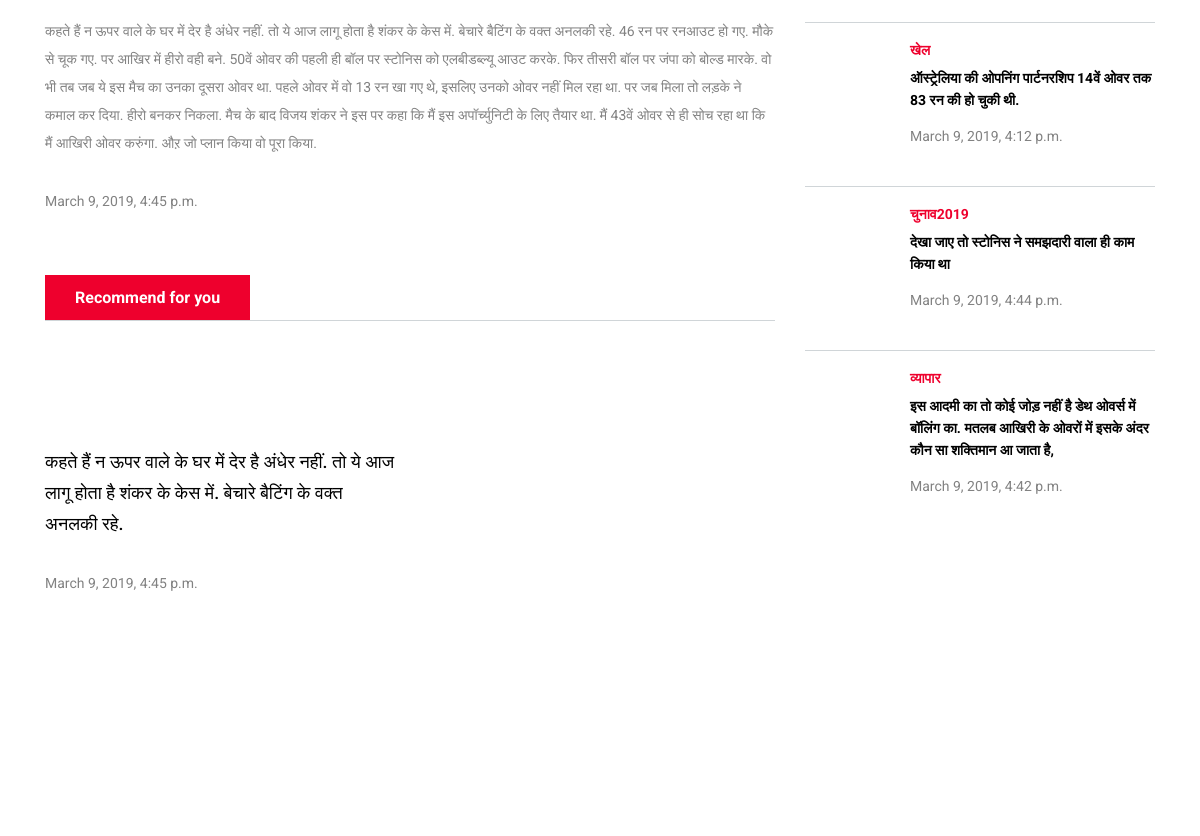
Before: /movie_detail/t-shirt9/ (middle part) with the older database file.
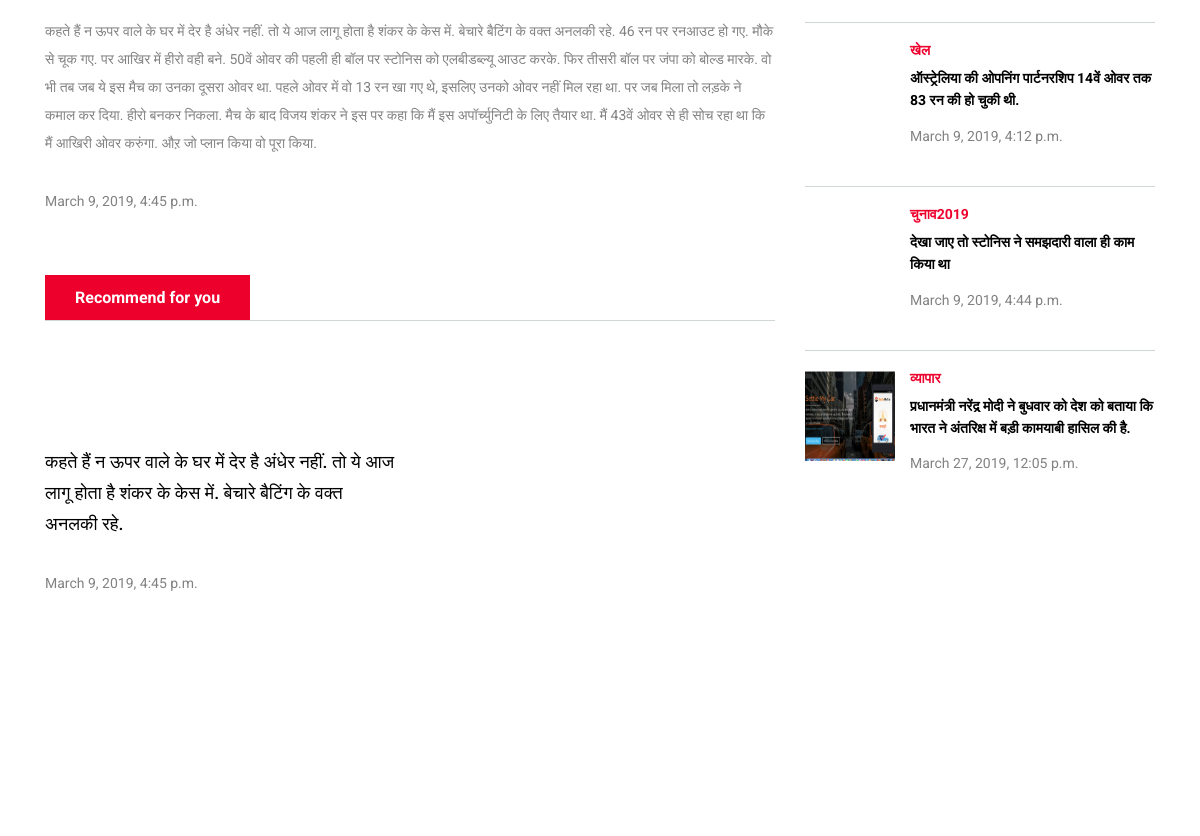
After: the same page with the newer database file.
### home/models.py (models this page shows, shortened)
class Movie(models.Model):
    title = models.CharField(max_length=120,null=False)
    slug = models.SlugField(blank=True,null=True,unique=True,default=None)
    description = models.TextField(null=False)
    image = models.ImageField(upload_to='upload_image_path',null=False,blank=False,default="default.jpg")
    author = models.CharField(max_length=90,null=False,default=None)
    date = models.DateTimeField(default=None,blank=True)
    featured = models.BooleanField(default=None,null=True)
    def get_absolute_url(self):
        return reverse("home:movie_detail",kwargs={'slug':self.slug})

class Sport(models.Model):
    title = models.CharField(max_length=120,null=False)
    slug = models.SlugField(blank=True,null=True,unique=True,default=None)
    description = models.TextField(null=False)
    image = models.ImageField(upload_to='upload_image_path',null=False,blank=False,default="default.jpg")
    author = models.CharField(max_length=90,null=False,default=None)
    date = models.DateTimeField(default=None,blank=True)
    featured = models.BooleanField(default=None,null=True)
    def get_absolute_url(self):
        return reverse("home:sport_detail",kwargs={'slug':self.slug})

class Election(models.Model):
    title = models.CharField(max_length=120,null=False)
    slug = models.SlugField(blank=True,null=True,unique=True,default=None)
    description = models.TextField(null=False)
    image = models.ImageField(upload_to='upload_image_path',null=False,blank=False,default="default.jpg")
    author = models.CharField(max_length=90,null=False,default=None)
    date = models.DateTimeField(default=None,blank=True)
    featured = models.BooleanField(default=None,null=True)
    def get_absolute_url(self):
        return reverse("home:election_detail",kwargs={'slug':self.slug})

class Business(models.Model):
    title = models.CharField(max_length=120,null=False)
    slug = models.SlugField(blank=True,null=True,unique=True,default=None)
    description = models.TextField(null=False)
    image = models.ImageField(upload_to='upload_image_path',null=False,blank=False,default="default.jpg")
    author = models.CharField(max_length=90,null=False,default=None)
    date = models.DateTimeField(default=None,blank=True)
    featured = models.BooleanField(default=None,null=True)
    def get_absolute_url(self):
        return reverse("home:business_detail",kwargs={'slug':self.slug})

### home/views.py (the view)
# urls.py: path('movie_detail/<slug>/',views.movie_detail,name='movie_detail'),
def movie_detail(request, slug):
    detail2 = get_object_or_404(Movie, slug=slug)
    queryset0 = list(TopNews.objects.all())
    queryset1 = list(PopluarPostNews.objects.all())
    queryset3 = list(News.objects.filter().order_by('-id'))[:1]
    queryset4 = list(Politics.objects.filter().order_by('-id'))[:1]
    queryset5 = list(Movie.objects.filter().order_by('-id'))[:1]
    queryset6 = list(Sport.objects.filter().order_by('-id'))[:1]
    queryset7 = list(Election.objects.filter().order_by('-id'))[:1]
    queryset8 = list(Business.objects.filter().order_by('-id'))[:1]
    context = {
        'detail2':detail2,
        'queryset0':queryset0,
        'queryset1':queryset1,
        'queryset3':queryset3,
        'queryset4':queryset4,
        'queryset5':queryset5,
        'queryset6':queryset6,
        'queryset7':queryset7,
        'queryset8':queryset8,
    }
    return render(request, 'home/news_detail.html', context)

### home/models.py (called while the page is built)
    def get_absolute_url(self):
        return reverse("home:topnews",kwargs={'slug':self.slug})

    def get_absolute_url(self):
        return reverse("home:popularnews",kwargs={'slug':self.slug})

    def get_absolute_url(self):
        return reverse("home:news_detail",kwargs={'slug':self.slug})

    def get_absolute_url(self):
        return reverse("home:politics_detail",kwargs={'slug':self.slug})

### home/templates/home/news_detail.html (shortened to what this page needs)
{% extends 'detail.html' %}
{% block detail %}
<div class="single-blog-post featured-post single-post">
    <div class="post-data">
        <div class="post-meta">
           <p> {{ detail2.description|linebreaks }}
        </p>
        <p>{{ detail2.date }}</p>
        </div>
    </div>
</div>
{% endblock %}

### home/templates/detail.html (shortened to what this page needs)
{% extends 'base.html' %}
{% load static %}
{% block content %}
    <div class="blog-area section-padding-0-80">
        <div class="container">
            <div class="row">
                <div class="col-12 col-lg-8">
                    <div class="blog-posts-area">
                     {% block detail %}
                     {% endblock %}
                        <div class="section-heading">
                            <h6>Recommend for you</h6>
                        </div>
                        <div class="row">
                            {% for item in queryset5|slice:"-1:-5:-1"%}
                            <div class="col-12 col-md-6">
                                <div class="single-blog-post style-3 mb-80">
                                    <div class="post-thumb">
                                        <a href="{{ item.get_absolute_url }}"><img src="{{ item.image.url }}" alt=""></a>
                                    </div>
                                    <div class="post-data">
                                        <a href="{{ item.get_absolute_url }}" class="post-title">
                                            <h6>{{ item.title }}</h6>
                                        </a>
                                        <p>{{ item.date }}</p>
                                    </div>
                                </div>
                            </div>
                            {% endfor %}
                        </div>
                       </div>
                </div>
                <div class="col-12 col-lg-4">
                    <div class="blog-sidebar-area">
                        <div class="latest-posts-widget mb-50">
                            {% for item in queryset5 %}
                            <div class="single-blog-post small-featured-post d-flex">
                            </div>
                            {% endfor %}
                            {% for item in queryset6 %}
                            <div class="single-blog-post small-featured-post d-flex">
                                <div class="post-thumb">
                                    <a href="{{ item.get_absolute_url }}"><img style="height:90px;" src="{{ item.image.url }}" alt=""></a>
                                </div>
                                <div class="post-data">
                                    <a href="{% url 'home:politics' %}" class="post-catagory">खेल </a>
                                    <div class="post-meta">
                                        <a href="{{ item.get_absolute_url }}" class="post-title">
                                            <h6>{{ item.title }}</h6>
                                        </a>
                                        <p>{{ item.date }}</p>
                                    </div>
                                </div>
                            </div>
                            {% endfor %}
                            {% for item in queryset7 %}
                            <div class="single-blog-post small-featured-post d-flex">
                                <div class="post-thumb">
                                    <a href="{{ item.get_absolute_url }}"><img style="height:90px;" src="{{ item.image.url }}" alt=""></a>
                                </div>
                                <div class="post-data">
                                    <a href="{% url 'home:politics' %}" class="post-catagory">चुनाव2019</a>
                                    <div class="post-meta">
                                        <a href="{{ item.get_absolute_url }}" class="post-title">
                                            <h6>{{ item.title }}</h6>
                                        </a>
                                        <p>{{ item.date }}</p>
                                    </div>
                                </div>
                            </div>
                            {% endfor %}
                            {% for item in queryset8 %}
                            <div class="single-blog-post small-featured-post d-flex">
                                <div class="post-thumb">
                                    <a href="{{ item.get_absolute_url }}"><img style="height:90px;" src="{{ item.image.url }}" alt=""></a>
                                </div>
                                <div class="post-data">
                                    <a href="{% url 'home:business' %}" class="post-catagory">व्यापार </a>
                                    <div class="post-meta">
                                        <a href="{{ item.get_absolute_url }}" class="post-title">
                                            <h6>{{ item.title }}</h6>
                                        </a>
                                        <p>{{ item.date }}</p>
                                    </div>
                                </div>
                            </div>
                        </div>
                        {% endfor %}
                    </div>
                </div>
            </div>
        </div>
    </div>
{% endblock %}

### templates/base.html (shortened to what this page needs)
<!DOCTYPE html>
<html lang="en">
<head>
    {% load static %}
    <link rel="stylesheet" href="{% static 'css/main.css' %}">
    <link rel="stylesheet" href="{% static 'css/animate.css' %}">
    <link rel="stylesheet" href="{% static 'css/bootstrap.min.css' %}">
    <link rel="stylesheet" href="{% static 'css/classy-nav.min.css' %}">
    <link rel="stylesheet" href="{% static 'css/custom-icon.css' %}">
    <link rel="stylesheet" href="{% static 'css/font-awesome.min.css' %}">
    <link rel="stylesheet" href="{% static 'css/magnific-popup.css' %}">
    <link rel="stylesheet" href="{% static 'css/nice-select.min.css' %}">
    <link rel="stylesheet" href="{% static 'css/owl.carousel.min.css' %}">
</head>
<body>
    {% block content %}
    {% endblock %}
    <div class="footer-add-area">
    </div>
</body>
</html>

### home/static/css/main.css (style rules this page uses)
* { margin: 0; padding: 0; }
body { font-family: "Roboto", sans-serif; font-size: 14px; }
h1, h2, h3, h4, h5, h6 { color: #152535; line-height: 1.3; font-weight: 700; }
p { color: #828282; font-size: 14px; line-height: 2; font-weight: 400; }
a, a:hover, a:focus { -webkit-transition-duration: 500ms; transition-duration: 500ms; text-decoration: none; outline: 0 solid transparent; color: #1c1c1c; font-weight: 500; font-size: 14px; color: #828282; }
img { height: auto; max-width: 100%; }
.mb-50 { margin-bottom: 50px !important; }
.mb-80 { margin-bottom: 80px !important; }
.section-padding-0-80 { padding-top: 0; padding-bottom: 80px; }
.section-heading { position: relative; z-index: 1; margin-bottom: 90px; border-bottom: 1px solid #d0d5d8; }
.section-heading h6 { font-size: 16px; margin-bottom: 0; line-height: 45px; height: 45px; min-width: 140px; padding: 0 30px; background-color: #ee002d; color: #fff; font-weight: 700; display: inline-block; text-align: center; }
.single-blog-post { position: relative; z-index: 1; }
.single-blog-post .post-thumb a { display: block; }
.single-blog-post .post-data { padding: 30px 0; }
.single-blog-post .post-data .post-catagory { font-size: 14px; color: #ee002d; text-transform: uppercase; font-weight: 700; margin-bottom: 10px; display: block; }
.single-blog-post .post-data .post-title { display: block; color: #000; text-decoration: none; }
.single-blog-post .post-data .post-title h6 { -webkit-transition-duration: 500ms; transition-duration: 500ms; line-height: 1.9; }
.single-blog-post.style-3 { margin-bottom: 15px; }
.single-blog-post.style-3 .post-data { padding: 15px 0; }
.single-blog-post.style-3 .post-data .post-title h6 { font-size: 18px; line-height: 1.7; margin-bottom: 30px; }
.single-blog-post.featured-post { position: relative; z-index: 1; }
.single-blog-post.featured-post .post-data { padding: 30px 0; }
.single-blog-post.featured-post.single-post .post-data { padding: 30px 0; }
.single-blog-post.featured-post.single-post .post-data p { margin-bottom: 30px; }
.single-blog-post.small-featured-post { position: relative; z-index: 1; border-bottom: 1px solid #d0d5d8; padding: 20px 0; }
.single-blog-post.small-featured-post .post-thumb { -webkit-box-flex: 0; -ms-flex: 0 0 90px; flex: 0 0 90px; max-width: 90px; width: 90px; margin-right: 15px; }
.single-blog-post.small-featured-post .post-data { padding: 0; }
.single-blog-post.small-featured-post .post-data .post-catagory { margin-bottom: 10px; line-height: 1; }
.single-blog-post.small-featured-post .post-data .post-title h6 { font-size: 14px; line-height: 1.6; margin-bottom: 10px; font-weight: 700; }
.single-blog-post.small-featured-post:last-child { padding-bottom: 0; border-bottom: none; }
.footer-add-area { position: relative; z-index: 1; padding: 50px 0; }

Changed rows visible on the page:
no longer on this page (row unchanged): Business: title "इस आदमी का तो कोई जोड़ नहीं है डेथ ओवर्स में बॉलिंग का. मतलब आखिरी के ओवरों में इसके अंदर कौन सा शक्तिमान आ जाता है,", date "March 9, 2019, 4:42 p.m."
added Business: image (picture), title "प्रधानमंत्री नरेंद्र मोदी ने बुधवार को देश को बताया कि भारत ने अंतरिक्ष में बड़ी कामयाबी हासिल की है.", date "March 27, 2019, 12:05 p.m."
